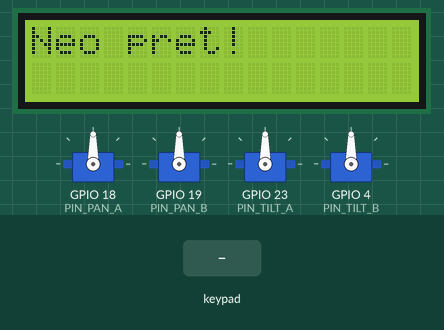
The sketch below on a simulated ESP32. On the bench: 4 × servo, 16×2 character LCD. The test bench sets the inputs (shaded band). WiFi joins after 1.5 s; servers stay silent unless stated; I2S audio is not simulated (input reads silence); no MQTT or app messages arrive unless stated.

Above: at 3.8 s.
3.9 s: keypad keys 1 3 1 4 1 6 1 7 A pressed 0.4 s apart
At 7.8 s:
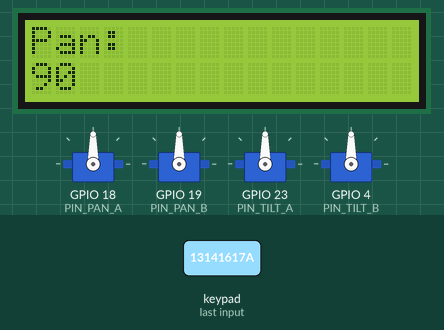
9.0 s: key 'B' pressed
At 9.4 s:
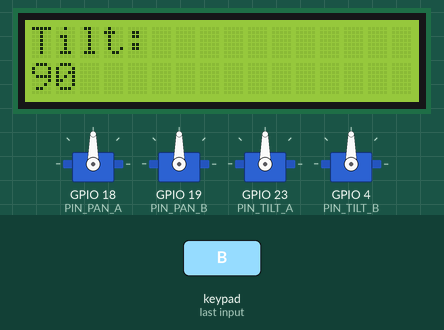
10.5 s: key '0' pressed
At 11.5 s:
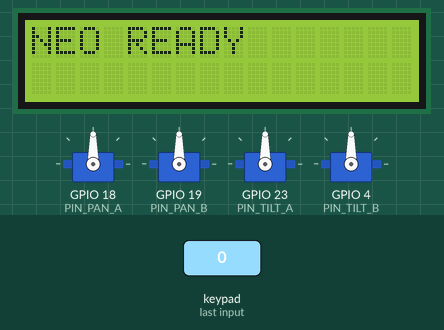
12.0 s: keypad keys 1 5 1 2 2 5 pressed 0.4 s apart
At 13.8 s:
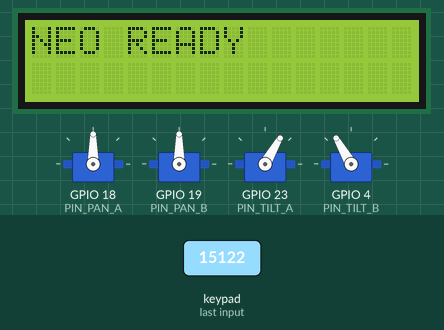
15.9 s: key '6' pressed
At 16.6 s:
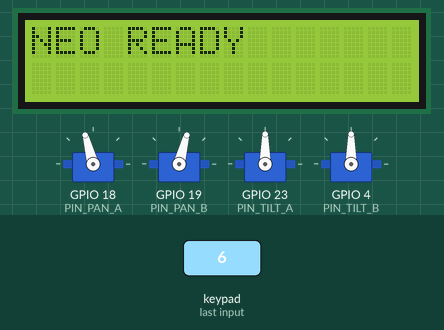
17.4 s: keypad keys 1 3 9 7 2 2 2 2 A pressed 0.4 s apart
At 21.6 s:
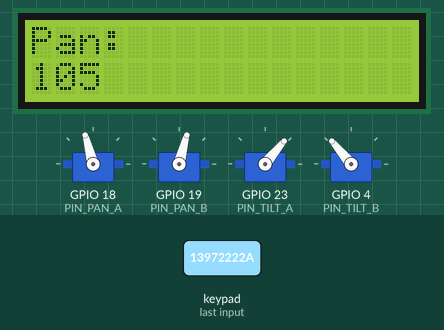
Timing chart, 0 to 23.1 s (numbered marks = the images above; inputs shaded):
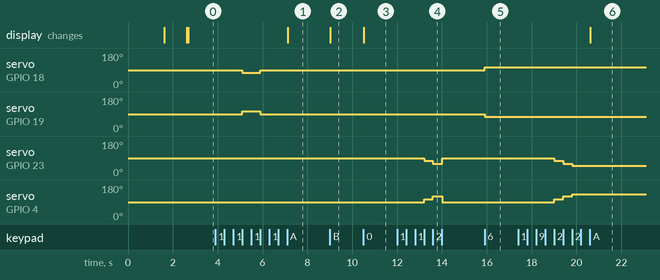

The sketch:

neo_v1.ino
```cpp
/*  ╔══════════════════════════════════════════════════════════╗
    ║  NEO V1  —  ESP32 firmware                               ║
    ║  Contrôle : 4x MG996R (Pan+Tilt), LCD I2C, Clavier 4x4  ║
    ║  Audio    : INMP441 (mic I2S) + MAX98357 (speaker I2S)   ║
    ║  Comm     : WiFi + MQTT                                   ║
    ╚══════════════════════════════════════════════════════════╝

    Wokwi simulation : définir #define WOKWI_SIM pour désactiver I2S
    Hardware réel    : commenter le define ci-dessous
*/

// #define WOKWI_SIM   // ← décommenter pour simuler dans Wokwi

// ── Includes ──────────────────────────────────────────────────────────────────
#include <Arduino.h>
#include <WiFi.h>
#include <PubSubClient.h>
#include <ESP32Servo.h>
#include <Wire.h>
#include <LiquidCrystal_I2C.h>
#include <Keypad.h>
#include <ArduinoJson.h>

#ifndef WOKWI_SIM
  #include <driver/i2s.h>
#endif

// ── WiFi & MQTT ───────────────────────────────────────────────────────────────
const char* WIFI_SSID     = "TON_SSID";
const char* WIFI_PASSWORD = "TON_MOT_DE_PASSE";
const char* MQTT_SERVER   = "72.61.111.8";
const int   MQTT_PORT     = 1883;
const char* MQTT_CLIENT   = "neo-esp32";

const char* TOPIC_CMD    = "neo/commandes";
const char* TOPIC_STATUS = "neo/status";
const char* TOPIC_AUDIO  = "neo/audio/data";
const char* TOPIC_MIC    = "neo/audio/mic";

// ── GPIO Pinout ───────────────────────────────────────────────────────────────
// Servos
#define PIN_PAN_A   18
#define PIN_PAN_B   19
#define PIN_TILT_A  23
#define PIN_TILT_B   4

// LCD I2C
#define LCD_SDA 21
#define LCD_SCL 22
#define LCD_ADDR 0x27

// Clavier 4×4
#define KP_ROWS 4
#define KP_COLS 4
byte kpRowPins[KP_ROWS] = {13, 14, 16, 17};
byte kpColPins[KP_COLS] = {15, 12,  2,  5};

// Buzzer (Wokwi) / Speaker (GPIO 25 partagé)
#define PIN_BUZZER 25

#ifndef WOKWI_SIM
  // I2S Microphone INMP441
  #define I2S_MIC_SCK  32
  #define I2S_MIC_WS   33
  #define I2S_MIC_SD   34

  // I2S Speaker MAX98357
  #define I2S_SPK_BCLK 25
  #define I2S_SPK_LRC  26
  #define I2S_SPK_DIN  27
#endif

// ── Servo limits ──────────────────────────────────────────────────────────────
#define SERVO_MIN  500   // µs
#define SERVO_MAX  2500  // µs
#define PAN_MIN    30
#define PAN_MAX    150
#define PAN_CENTER 90
#define TILT_MIN   50
#define TILT_MAX   130
#define TILT_CENTER 90
#define STEP        15   // degrés par commande

// ── Objects ───────────────────────────────────────────────────────────────────
Servo servoPanA, servoPanB, servoTiltA, servoTiltB;
LiquidCrystal_I2C lcd(LCD_ADDR, 16, 2);

const char keys[KP_ROWS][KP_COLS] = {
  {'1','2','3','A'},
  {'4','5','6','B'},
  {'7','8','9','C'},
  {'*','0','#','D'}
};
Keypad keypad = Keypad(makeKeymap(keys), kpRowPins, kpColPins, KP_ROWS, KP_COLS);

WiFiClient   wifiClient;
PubSubClient mqttClient(wifiClient);

// ── State ─────────────────────────────────────────────────────────────────────
int currentPan  = PAN_CENTER;
int currentTilt = TILT_CENTER;

// ── Helpers ───────────────────────────────────────────────────────────────────
void setHead(int pan, int tilt) {
  pan  = constrain(pan,  PAN_MIN,  PAN_MAX);
  tilt = constrain(tilt, TILT_MIN, TILT_MAX);
  currentPan  = pan;
  currentTilt = tilt;
  servoPanA.write(pan);
  servoPanB.write(180 - pan);   // miroir
  servoTiltA.write(tilt);
  servoTiltB.write(180 - tilt); // miroir
}

void lcdPrint(const char* line1, const char* line2 = "") {
  lcd.clear();
  lcd.setCursor(0, 0); lcd.print(line1);
  lcd.setCursor(0, 1); lcd.print(line2);
}

void publishStatus(const char* state) {
  StaticJsonDocument<128> doc;
  doc["state"] = state;
  doc["pan"]   = currentPan;
  doc["tilt"]  = currentTilt;
  char buf[128];
  serializeJson(doc, buf);
  mqttClient.publish(TOPIC_STATUS, buf);
}

// ── Buzzer beep (Wokwi) ───────────────────────────────────────────────────────
#ifdef WOKWI_SIM
void beep(int freq, int ms) {
  tone(PIN_BUZZER, freq, ms);
  delay(ms + 10);
}
#endif

// ── MQTT callback ─────────────────────────────────────────────────────────────
void onMqttMessage(char* topic, byte* payload, unsigned int length) {
  // Audio data → play raw PCM
  if (strcmp(topic, TOPIC_AUDIO) == 0) {
#ifndef WOKWI_SIM
    size_t written = 0;
    i2s_write(I2S_NUM_0, payload, length, &written, portMAX_DELAY);
#endif
    return;
  }

  // Commands JSON
  StaticJsonDocument<256> doc;
  if (deserializeJson(doc, payload, length) != DeserializationError::Ok) return;

  const char* action = doc["action"] | "";

  if      (strcmp(action, "tete_gauche")  == 0) setHead(currentPan - STEP, currentTilt);
  else if (strcmp(action, "tete_droite")  == 0) setHead(currentPan + STEP, currentTilt);
  else if (strcmp(action, "tete_haut")    == 0) setHead(currentPan, currentTilt - STEP);
  else if (strcmp(action, "tete_bas")     == 0) setHead(currentPan, currentTilt + STEP);
  else if (strcmp(action, "tete_centre")  == 0) setHead(PAN_CENTER, TILT_CENTER);
  else if (strcmp(action, "repos")        == 0) {
    setHead(PAN_CENTER, TILT_CENTER);
    lcdPrint("NEO READY", "");
  }
  else if (strcmp(action, "servo_direct") == 0) {
    int pan  = doc["pan"]  | currentPan;
    int tilt = doc["tilt"] | currentTilt;
    setHead(pan, tilt);
  }
  else if (strcmp(action, "buzzer_test")  == 0) {
#ifdef WOKWI_SIM
    beep(523, 120); beep(659, 120); beep(784, 200);
#endif
    lcdPrint("BUZZER TEST", "");
  }
  else if (strcmp(action, "lcd") == 0) {
    const char* texte = doc["texte"] | "";
    char l1[17], l2[17];
    strncpy(l1, texte,      16); l1[16] = '\0';
    strncpy(l2, texte + 16, 16); l2[16] = '\0';
    lcdPrint(l1, l2);
  }
  else if (strcmp(action, "dire") == 0) {
    // Audio TTS arrivera via TOPIC_AUDIO
    // Affiche le texte sur le LCD en attendant
    const char* texte = doc["texte"] | "";
    char l1[17];
    strncpy(l1, texte, 16); l1[16] = '\0';
    lcdPrint("Neo:", l1);
#ifdef WOKWI_SIM
    beep(880, 200);
#endif
  }

  publishStatus("ok");
}

// ── WiFi ──────────────────────────────────────────────────────────────────────
void connectWifi() {
  WiFi.begin(WIFI_SSID, WIFI_PASSWORD);
  lcdPrint("WiFi...", "");
  while (WiFi.status() != WL_CONNECTED) {
    delay(500);
  }
  lcdPrint("WiFi OK", WiFi.localIP().toString().c_str());
  delay(1000);
}

// ── MQTT reconnect ────────────────────────────────────────────────────────────
void reconnectMqtt() {
  while (!mqttClient.connected()) {
    lcdPrint("MQTT...", "");
    if (mqttClient.connect(MQTT_CLIENT)) {
      mqttClient.subscribe(TOPIC_CMD);
      mqttClient.subscribe(TOPIC_AUDIO);
      lcdPrint("Neo pret!", "");
      publishStatus("ready");
    } else {
      delay(3000);
    }
  }
}

// ── I2S setup ─────────────────────────────────────────────────────────────────
#ifndef WOKWI_SIM
void setupI2S() {
  // Speaker (I2S_NUM_0)
  i2s_config_t spkCfg = {
    .mode                 = (i2s_mode_t)(I2S_MODE_MASTER | I2S_MODE_TX),
    .sample_rate          = 22050,
    .bits_per_sample      = I2S_BITS_PER_SAMPLE_16BIT,
    .channel_format       = I2S_CHANNEL_FMT_ONLY_LEFT,
    .communication_format = I2S_COMM_FORMAT_STAND_I2S,
    .intr_alloc_flags     = ESP_INTR_FLAG_LEVEL1,
    .dma_buf_count        = 8,
    .dma_buf_len          = 1024,
    .use_apll             = false,
    .tx_desc_auto_clear   = true,
  };
  i2s_pin_config_t spkPins = {
    .bck_io_num   = I2S_SPK_BCLK,
    .ws_io_num    = I2S_SPK_LRC,
    .data_out_num = I2S_SPK_DIN,
    .data_in_num  = I2S_PIN_NO_CHANGE,
  };
  i2s_driver_install(I2S_NUM_0, &spkCfg, 0, NULL);
  i2s_set_pin(I2S_NUM_0, &spkPins);

  // Microphone (I2S_NUM_1)
  i2s_config_t micCfg = {
    .mode                 = (i2s_mode_t)(I2S_MODE_MASTER | I2S_MODE_RX),
    .sample_rate          = 16000,
    .bits_per_sample      = I2S_BITS_PER_SAMPLE_32BIT,
    .channel_format       = I2S_CHANNEL_FMT_ONLY_LEFT,
    .communication_format = I2S_COMM_FORMAT_STAND_I2S,
    .intr_alloc_flags     = ESP_INTR_FLAG_LEVEL1,
    .dma_buf_count        = 4,
    .dma_buf_len          = 1024,
    .use_apll             = false,
    .tx_desc_auto_clear   = false,
  };
  i2s_pin_config_t micPins = {
    .bck_io_num   = I2S_MIC_SCK,
    .ws_io_num    = I2S_MIC_WS,
    .data_out_num = I2S_PIN_NO_CHANGE,
    .data_in_num  = I2S_MIC_SD,
  };
  i2s_driver_install(I2S_NUM_1, &micCfg, 0, NULL);
  i2s_set_pin(I2S_NUM_1, &micPins);
}

// Mic task — lit le micro et publie en MQTT
void micTask(void* param) {
  static int32_t buf[512];
  static int16_t pcm[512];
  size_t bytesRead = 0;
  for (;;) {
    i2s_read(I2S_NUM_1, buf, sizeof(buf), &bytesRead, portMAX_DELAY);
    int samples = bytesRead / 4;
    for (int i = 0; i < samples; i++) {
      pcm[i] = (int16_t)(buf[i] >> 14); // 32-bit → 16-bit
    }
    mqttClient.publish(TOPIC_MIC, (uint8_t*)pcm, samples * 2, false);
  }
}
#endif

// ── Keypad actions ────────────────────────────────────────────────────────────
void handleKey(char key) {
  switch (key) {
    case '2': setHead(currentPan, currentTilt - STEP); break; // haut
    case '8': setHead(currentPan, currentTilt + STEP); break; // bas
    case '4': setHead(currentPan - STEP, currentTilt); break; // gauche
    case '6': setHead(currentPan + STEP, currentTilt); break; // droite
    case '5': setHead(PAN_CENTER, TILT_CENTER);         break; // centre
    case '0': setHead(PAN_CENTER, TILT_CENTER); lcdPrint("NEO READY", ""); break;
    case 'A': lcdPrint("Pan:", String(currentPan).c_str());   break;
    case 'B': lcdPrint("Tilt:", String(currentTilt).c_str()); break;
    case '*': publishStatus("ping"); break;
    default: break;
  }
}

// ── setup ─────────────────────────────────────────────────────────────────────
void setup() {
  Serial.begin(115200);

  // Servos
  ESP32PWM::allocateTimer(0);
  ESP32PWM::allocateTimer(1);
  ESP32PWM::allocateTimer(2);
  ESP32PWM::allocateTimer(3);
  servoPanA.setPeriodHertz(50);   servoPanA.attach(PIN_PAN_A,   SERVO_MIN, SERVO_MAX);
  servoPanB.setPeriodHertz(50);   servoPanB.attach(PIN_PAN_B,   SERVO_MIN, SERVO_MAX);
  servoTiltA.setPeriodHertz(50);  servoTiltA.attach(PIN_TILT_A, SERVO_MIN, SERVO_MAX);
  servoTiltB.setPeriodHertz(50);  servoTiltB.attach(PIN_TILT_B, SERVO_MIN, SERVO_MAX);
  setHead(PAN_CENTER, TILT_CENTER);

  // LCD
  Wire.begin(LCD_SDA, LCD_SCL);
  lcd.init();
  lcd.backlight();
  lcdPrint("NEO BOOT...", "");

#ifdef WOKWI_SIM
  pinMode(PIN_BUZZER, OUTPUT);
  beep(440, 150);
  beep(660, 150);
  beep(880, 200);
#else
  setupI2S();
  xTaskCreate(micTask, "micTask", 4096, NULL, 1, NULL);
#endif

  connectWifi();

  mqttClient.setServer(MQTT_SERVER, MQTT_PORT);
  mqttClient.setCallback(onMqttMessage);
  mqttClient.setBufferSize(8192); // audio chunks
  reconnectMqtt();
}

// ── loop ──────────────────────────────────────────────────────────────────────
void loop() {
  if (!mqttClient.connected()) reconnectMqtt();
  mqttClient.loop();

  char key = keypad.getKey();
  if (key) handleKey(key);
}
```

Measured:
- after the input at 3.9 s, servo on GPIO 18 (PIN_PAN_A): 90° → 75° after 1.2 s, → 90° 0.80 s later; servo on GPIO 19 (PIN_PAN_B): 90° → 105° after 1.2 s, → 90° 0.80 s later; the display: changes after 3.2 s (image 1)
- after the input at 9.0 s, the display: changes at once (image 2)
- after the input at 10.5 s, the display: changes at once (image 3)
- after the input at 12.0 s, servo on GPIO 23 (PIN_TILT_A): 90° → 75° after 1.2 s, → 60° 0.40 s later, → 90° 0.41 s later; servo on GPIO 4 (PIN_TILT_B): 90° → 105° after 1.2 s, → 120° 0.40 s later, → 90° 0.41 s later
- after the input at 15.9 s, servo on GPIO 18 (PIN_PAN_A): 90° → 105° at once; servo on GPIO 19 (PIN_PAN_B): 90° → 75° at once
- after the input at 17.4 s, servo on GPIO 23 (PIN_TILT_A): 90° → 75° after 1.6 s, → 60° 0.40 s later, → 50° 0.40 s later; servo on GPIO 4 (PIN_TILT_B): 90° → 105° after 1.6 s, → 120° 0.40 s later, → 130° 0.40 s later; the display: changes after 3.2 s (image 6)
